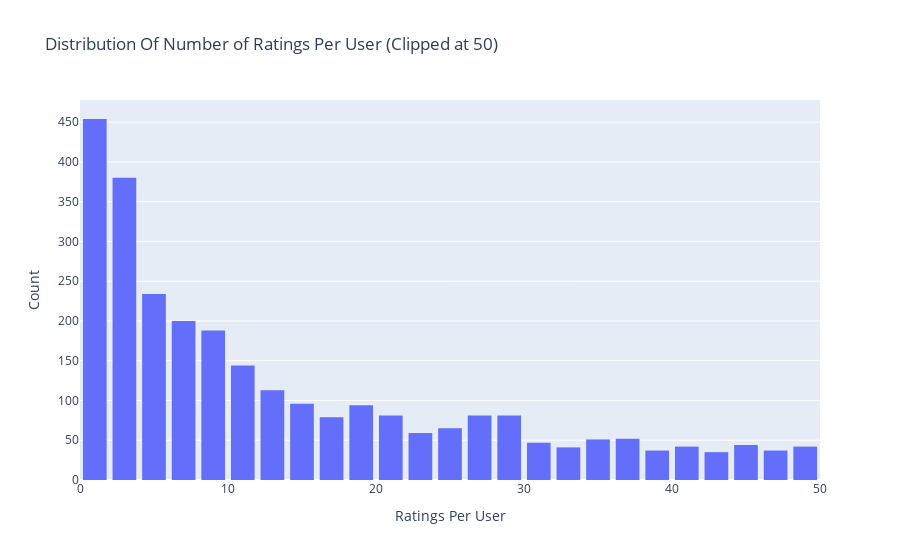

Notebook code for this chart:
### Code cell
# Number of ratings per user
data = ratings.groupby('user_id')['rating'].count().clip(upper=50)

# Create trace
trace = go.Histogram(x = data.values,
                     name = 'Ratings',
                     xbins = dict(start = 0,
                                  end = 50,
                                  size = 2))
# Create layout
layout = go.Layout(title = 'Distribution Of Number of Ratings Per User (Clipped at 50)',
                   xaxis = dict(title = 'Ratings Per User'),
                   yaxis = dict(title = 'Count'),
                   bargap = 0.2)

# Create plot
fig = go.Figure(data=[trace], layout=layout)
iplot(fig)

### Figure 1 — Plotly figure (JSON) as saved in the notebook; plotly's stock layout.template omitted (floating-point values rounded to 4 significant figures; data arrays with more than 128 entries replaced by an {"elided": "..."} marker saying what was removed)
{"data": [{"name": "Ratings", "type": "histogram", "x": {"elided": "3998 int values"}, "xbins": {"end": 50, "size": 2, "start": 0}}], "layout": {"bargap": 0.2, "title": {"text": "Distribution Of Number of Ratings Per User (Clipped at 50)"}, "xaxis": {"title": {"text": "Ratings Per User"}}, "yaxis": {"title": {"text": "Count"}}}}
